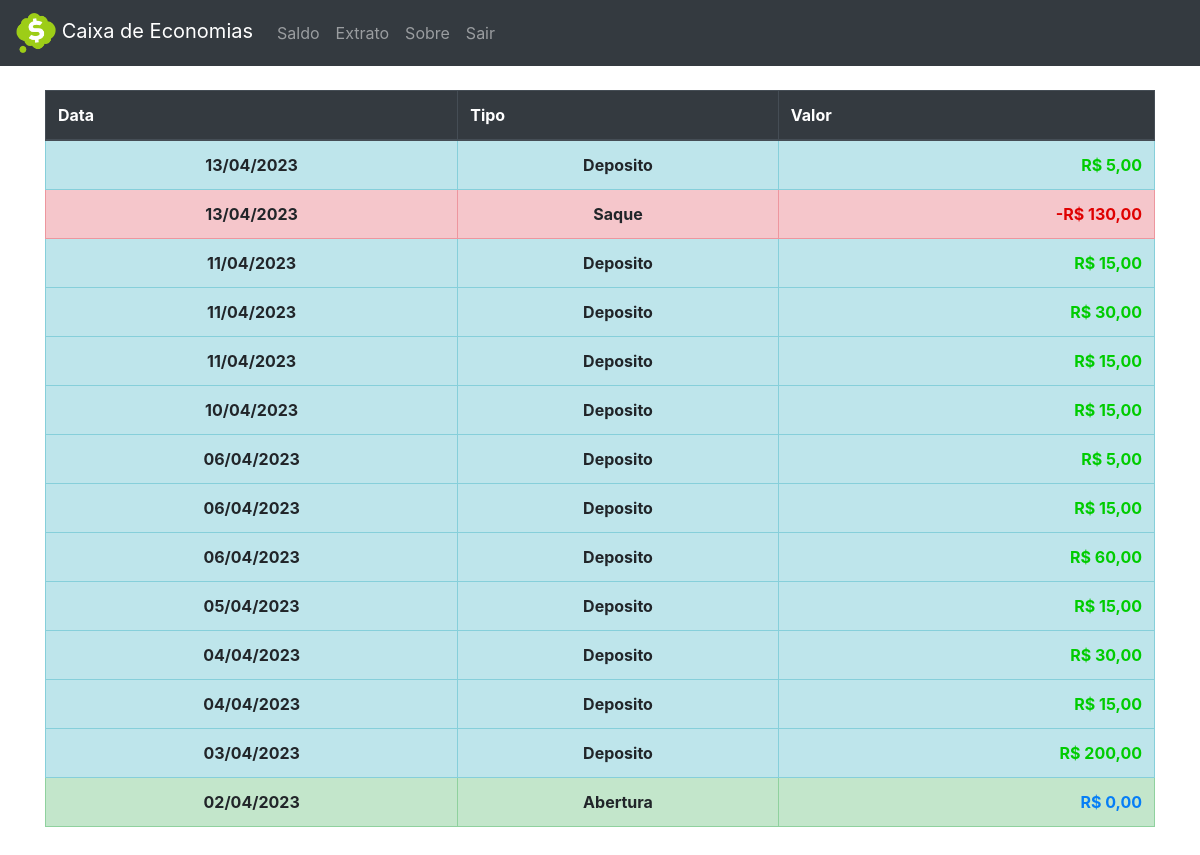
Page /extratos (signed in) on the earlier database version.
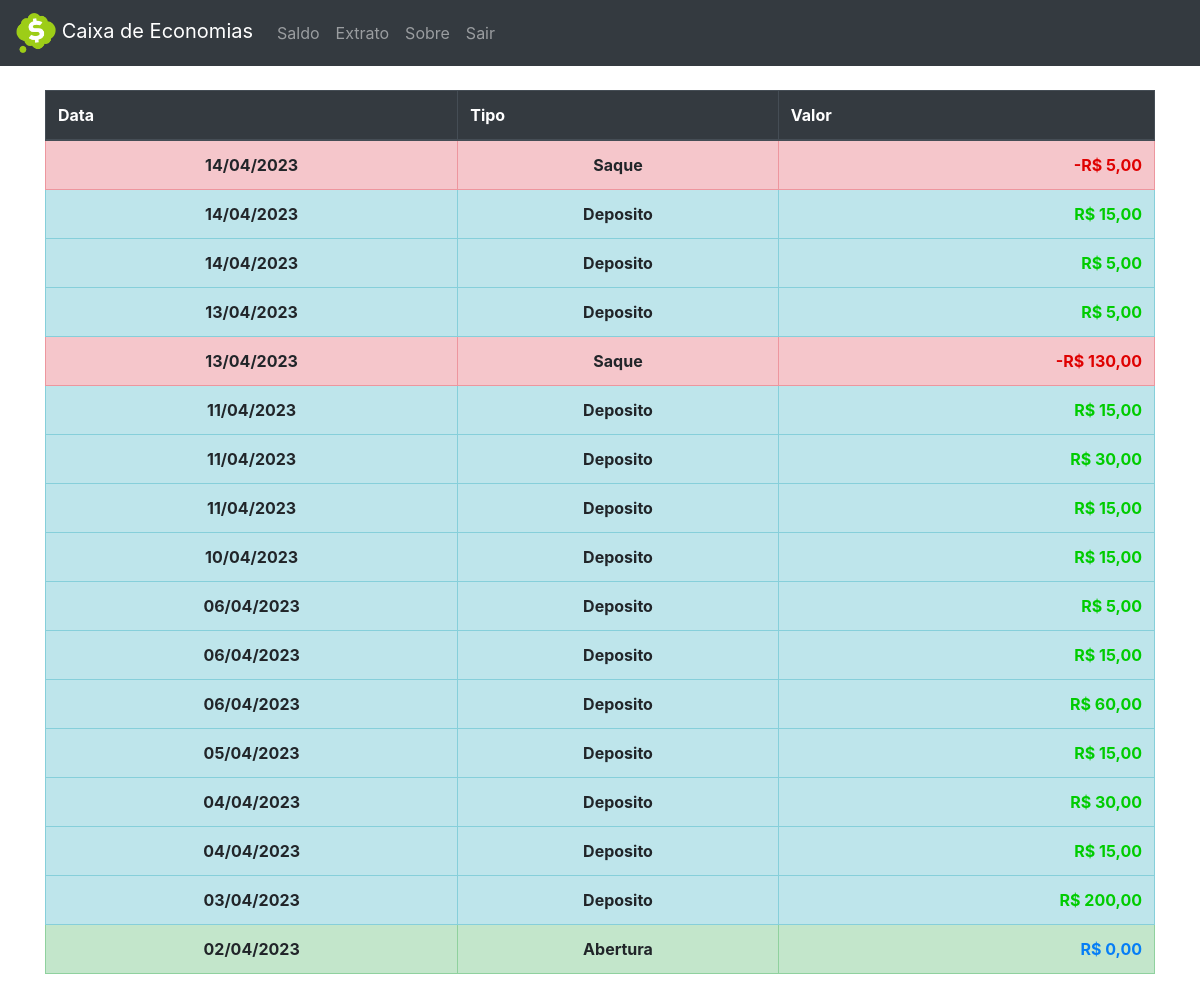
Same page on the later database version.
### tables this page shows
CREATE TABLE movimentacao(Data DATE, TMov TEXT, VMov REAL, Descricao TEXT);

### App.py (the view)
@app.route('/extratos')
def extratos():
	if ( session ):
		a, b, c, li = Control_DB.ultrow(session['usuario'])
		li = li[::-1]
		return render_template('extratos.html', li = li, real = rs.float_to_s)
	return redirect( url_for('login') )

### App.py (called while the page is built)
	def ultrow(x):
		con = sqlite3.connect(path_db + x + '.db')
		cur = con.cursor()
		li = []
		for row in cur.execute('''SELECT * FROM movimentacao'''):
			ult = row
			li += [row]
		x = ult[2]
		y = ult[1]
		z = ult[0]
		con.commit()
		con.close()
		return x, y, z, li

### templates/extratos.html (shortened to what this page needs)
<!DOCTYPE html>
<html lang="pt-br">
	<head>
		<link rel="stylesheet" href="{{ url_for('static', filename='css/bootstrap.min.css') }}">
</head>
<body>
	<nav class="navbar navbar-expand-md bg-dark navbar-dark">
	  <a class="navbar-brand" href="{{ url_for('homepage') }}"><img src="/static/imgs/logo.png" alt="Logo" style="width:40px;"> Caixa de Economias</a>
	  <div class="collapse navbar-collapse" id="collapsibleNavbar">
	    <ul class="navbar-nav">
	      <li class="nav-item">
	        <a class="nav-link" href="{{ url_for('homepage') }}">Saldo</a>
	      </li>
	      <li class="nav-item">
	        <a class="nav-link" href="{{ url_for('extratos') }}">Extrato</a>
	      </li>
	      <li class="nav-item">
	        <a class="nav-link" href="#">Sobre</a>
	      </li>
	      <li class="nav-item">
	        <a class="nav-link" href="{{ url_for('sair') }}">Sair</a>
	      </li>
	    </ul>
	  </div>
	</nav>
	<div class="container">
			<br>
			<table class="table table-bordered table-hover">
				<thead class="thead-dark">
					<tr>
				    	<th>Data</th>
				    	<th>Tipo</th>
				    	<th>Valor</th>
					</tr>
				</thead>
				<tbody>
					{% for i in li %}
						{% if 	i[1] == 'deposito' %}
						{% set cor_mov = 'table-info'%}
						{% set cor_valor = '#00CC00'%}
						{% elif 	i[1] == 'saque' %}
						{% set cor_mov = 'table-danger'%}
						{% set cor_valor = '#DF0101'%}
						{% else %}
						{% set cor_mov = 'table-success' %}
						{% set cor_valor = '#067EF6'%}
						{% endif %}
					<tr class="{{ cor_mov }}"  data-toggle="tooltip" title="{{ i[3].capitalize() }}">
						<td align="center" style=" font-weight: bold;">{{ i[0] }}</td>
						<td align="center" style=" font-weight: bold;">{{ i[1].capitalize() }}</td>
						<td align="right" style="font-weight: bold; color: {{  cor_valor }};">{{ real(i[2]) }}</td>
					</tr>
					{% endfor %}
				</tbody>
			</table>
	</div>
	<br>
</body>
</html>

Differences in the rows shown:
added movimentacao: Data "14/04/2023", TMov "Saque", VMov "-R$ 5,00", Descricao "compra merenda" (drawn)
added movimentacao: Data "14/04/2023", TMov "Deposito", VMov "R$ 15,00"
added movimentacao: Data "14/04/2023", TMov "Deposito", VMov "R$ 5,00"
